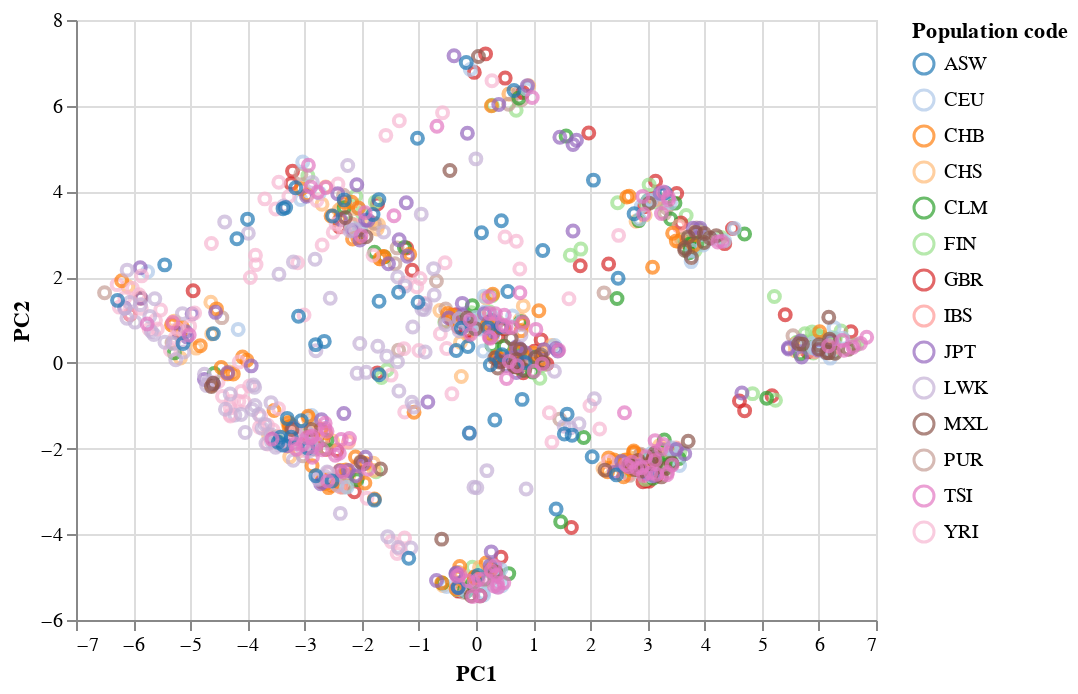

Notebook code cell kept with this figure:
### Markdown cell above
Different colors appear to represent different superpopulations or ancestries. This can show if genetic variation related to measles susceptibility is more common in some ancestries than others.

### Code cell
alt.Chart(df_plot).mark_point().encode(
    x='PC1',
    y='PC2',
    color=alt.Color('Population code', scale=alt.Scale(scheme='category20'))
)

### Figure 1 — Vega-Lite specification as saved in the notebook (floating-point values rounded to 4 significant figures; data arrays with more than 128 entries replaced by an {"elided": "..."} marker saying what was removed)
{"config": {"view": {"continuousWidth": 400, "continuousHeight": 300}}, "data": {"name": "data-a708ebd7c4b343ee31b4e4e8fb88e1eb"}, "mark": "point", "encoding": {"color": {"field": "Population code", "scale": {"scheme": "category20"}, "type": "nominal"}, "x": {"field": "PC1", "type": "quantitative"}, "y": {"field": "PC2", "type": "quantitative"}}, "$schema": "https://vega.github.io/schema/vega-lite/v4.17.0.json", "datasets": {"data-a708ebd7c4b343ee31b4e4e8fb88e1eb": {"elided": "1092 records"}}}
